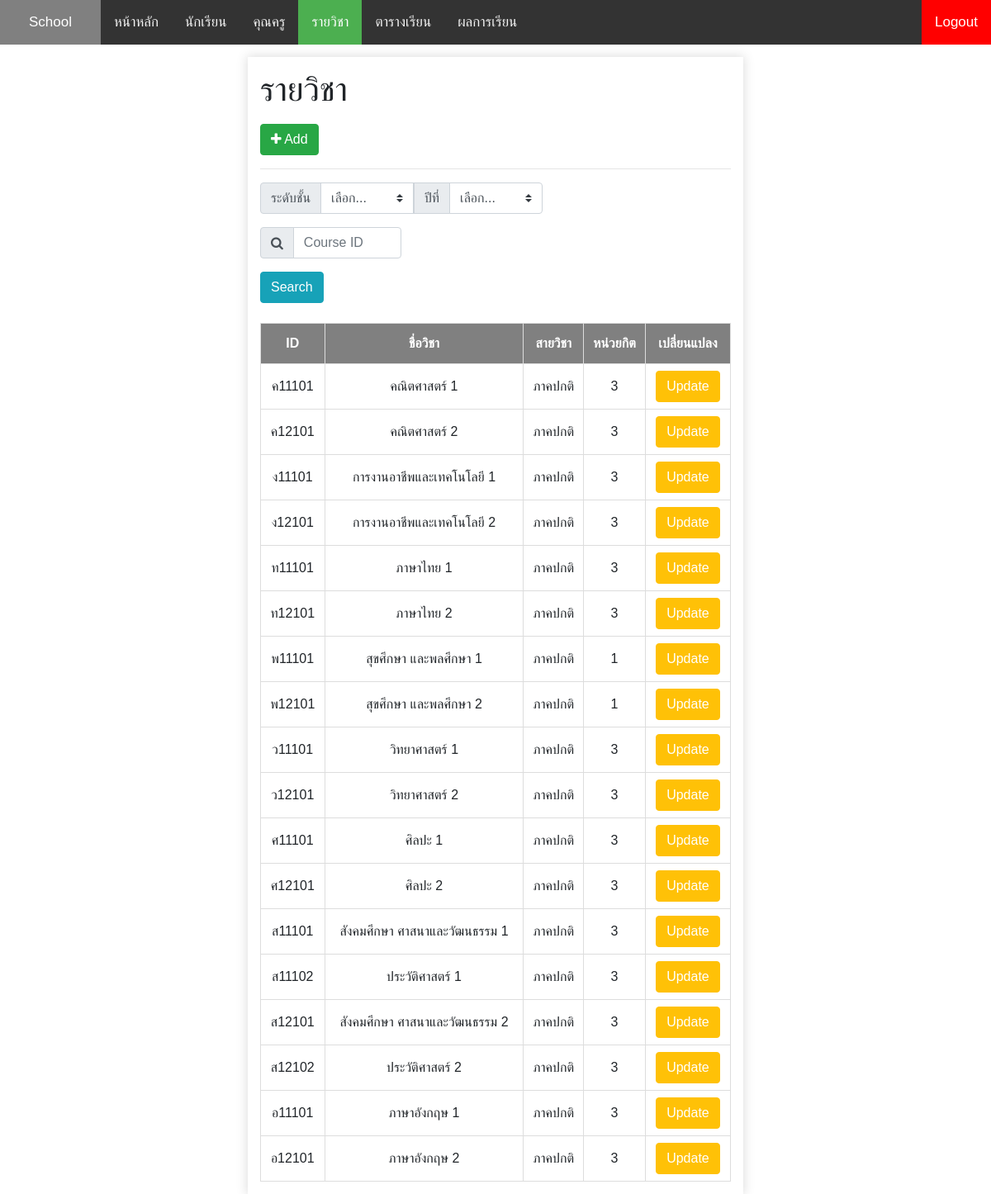
The page /course.php on the database its author committed.
### tables this page shows
CREATE TABLE `course` (
  `courseid` char(6) NOT NULL,
  `grade` char(1) DEFAULT NULL,
  `program` text,
  `coursename` text,
  `credit` int NOT NULL,
  `teacherid` varchar(5) DEFAULT NULL
);

### course.php (the view, shortened to what this page needs)
<!DOCTYPE html>
<html lang="th">
<head>
  <link rel="stylesheet" href="https://stackpath.bootstrapcdn.com/bootstrap/4.3.1/css/bootstrap.min.css">
  <link rel="stylesheet" href="https://cdnjs.cloudflare.com/ajax/libs/font-awesome/4.7.0/css/font-awesome.min.css">
  </head>
  <body>
    <div class="topnav">
      <a style="color: white; float: left; text-align: center; padding: 14px 35px; text-decoration: none; font-size: 17px; background-color: gray;">School</a>
      <a id="menu" href="project/main.php">หน้าหลัก</a>
      <a id="menu" href="project/student.php">นักเรียน</a>
      <a id="menu" href="project/teacher.php">คุณครู</a>
      <a id="menu" class="active" href="project/course.php">รายวิชา</a>
      <a id="menu" href="project/class_schedule.php">ตารางเรียน</a>
      <a id="menu" href="project/grade.php">ผลการเรียน</a>
      <div class="logout" style="float: right">
        <a id="menu-logout">Logout</a>
      </div>
    </div>
    <div id="page-container" style="margin-top: 15px;">
      <h1>รายวิชา</h1>
      <a class="btn btn-success" style="margin-top: 10px;" href="project/course_add.php"><i class="fa fa-plus"></i> Add</a>
      <hr>
      <form action="project/student.php" method="get">
        <div class="input-group mb-3" style="width: 60%">
            <div class="input-group-prepend">
              <label class="input-group-text" for="inputGroupSelect01">ระดับชั้น</label>
            </div>
            <select class="custom-select" id="inputGroupSelect01" onchange="insert_course()">
              <option selected>เลือก...</option>
            </select>
            <div class="input-group-prepend">
              <label class="input-group-text" for="inputGroupSelect02">ปีที่</label>
            </div>
            <select class="custom-select" id="inputGroupSelect02" onchange="insert_course()">
              <option selected>เลือก...</option>
            </select>
          </div>
          <div class="input-group mb-3" style="width: 30%">
            <div class="input-group-prepend">
              <label class="input-group-text" for="search_course"><i class="fa fa-search"></i></label>
            </div>
            <input type="text" class="form-control" id="search_course" placeholder="Course ID" name="search_course">
          </div>
          <?php
            $serverName = "localhost";
            $userName = "root";
            $userPassword = "";
            $dbName = "school";
            $objCon = new mysqli($serverName,$userName,$userPassword,$dbName);
            if (isset($_GET["searchID"]) != '') {
              $sql = "SELECT * FROM course WHERE courseid=".$_GET["searchID"]."";
              echo '<a id="clear_course" class="btn btn-danger" style="color: white; cursor: pointer;" onclick="clear_course()" name="clear_course">Clear</a>
              <a id="search_course" class="btn btn-info" style="color: white; cursor: pointer;" onclick="search_course()" name="search_course">Search</a>
        </form>
        <br>
        <p><b>ผลการค้นหา: รหัสวิชา '.$_GET["searchID"].'</b></p>';
            } else {
              if (isset($_GET["DegNo"]) == '' && isset($_GET["GradeNo"]) == '') {
                $sql = "SELECT * FROM course ORDER BY courseid";
                echo '<a id="search_course" class="btn btn-info" style="color: white; cursor: pointer;" onclick="search_course()" name="search_course">Search</a>
        </form>
        <br>';
              }
            }
            $qry = mysqli_query($objCon, $sql);
            $nrows = mysqli_num_rows($qry);
            if ($nrows > 0) {
              echo ' <table id="course">
                      <tr>
                        <th>ID</th>
                        <th>ชื่อวิชา</th>
                        <th>สายวิชา</th>
                        <th>หน่วยกิต</th>
                        <th>เปลี่ยนแปลง</th>
                      </tr>'
                ?>
                <?php
                while ($rows = mysqli_fetch_array($qry)) {
                  $id = $rows['courseid'];
                  $name = $rows['coursename'];
                  $program = $rows['program'];
                  $credit = $rows['credit'];?>
                  <tr>
                    <td align="center"><?php echo $id; ?></td>
                    <td align="center"><?php echo $name; ?></td>
                    <td align="center"><?php echo $program; ?></td>
                    <td align="center"><?php echo $credit; ?></td>
                    <td align="center">
                      <a class="btn btn-warning" href="project/course_update.php?courseID=<?php echo "'".$id."'" ?>" style="color: white;">Update</a>
                    </td>
                  </tr>
                  <?php
                };
              } else {
                echo "<h1 style='color: red;'>Course Not found in database</h1>";
              }
          ?>
    </div>
  </body>
</html>

### course.php (style rules this page uses)
body { margin: 0; font-family: Arial, Helvetica, sans-serif; }
.topnav { overflow: hidden; background-color: #333; }
.topnav a#menu { float: left; color: #f2f2f2; text-align: center; padding: 14px 16px; text-decoration: none; font-size: 17px; }
.topnav a#menu.active { background-color: #4CAF50; color: white; }
.topnav .logout { float: right; }
.topnav a#menu-logout { float: left; color: #f2f2f2; text-align: center; padding: 14px 16px; text-decoration: none; font-size: 17px; }
.topnav a#menu-logout { background-color: red; color: white; }
#page-container { margin: auto; padding: 15px; min-height: 0; width: 50%; -webkit-box-shadow: 0px 0px 12px 1px rgba(87, 87, 87, 0.2); box-shadow: 0px 0px 12px 1px rgba(87, 87, 87, 0.2); }
table { width: 100%; }
#course td, #course th { border: 1px solid #ddd; padding: 8px; }
#course th { padding-top: 12px; padding-bottom: 12px; text-align: center; background-color: gray; color: white; }

### rows shown on the page
course: courseid "ค11101", coursename "คณิตศาสตร์ 1", program "ภาคปกติ", credit "3"
course: courseid "ค12101", coursename "คณิตศาสตร์ 2", program "ภาคปกติ", credit "3"
course: courseid "ง11101", coursename "การงานอาชีพและเทคโนโลยี 1", program "ภาคปกติ", credit "3"
course: courseid "ง12101", coursename "การงานอาชีพและเทคโนโลยี 2", program "ภาคปกติ", credit "3"
course: courseid "ท11101", coursename "ภาษาไทย 1", program "ภาคปกติ", credit "3"
course: courseid "ท12101", coursename "ภาษาไทย 2", program "ภาคปกติ", credit "3"
course: courseid "พ11101", coursename "สุขศึกษา และพลศึกษา 1", program "ภาคปกติ", credit "1"
course: courseid "พ12101", coursename "สุขศึกษา และพลศึกษา 2", program "ภาคปกติ", credit "1"
course: courseid "ว11101", coursename "วิทยาศาสตร์ 1", program "ภาคปกติ", credit "3"
course: courseid "ว12101", coursename "วิทยาศาสตร์ 2", program "ภาคปกติ", credit "3"
course: courseid "ศ11101", coursename "ศิลปะ 1", program "ภาคปกติ", credit "3"
course: courseid "ศ12101", coursename "ศิลปะ 2", program "ภาคปกติ", credit "3"
course: courseid "ส11101", coursename "สังคมศึกษา ศาสนาและวัฒนธรรม 1", program "ภาคปกติ", credit "3"
course: courseid "ส11102", coursename "ประวัติศาสตร์ 1", program "ภาคปกติ", credit "3"
course: courseid "ส12101", coursename "สังคมศึกษา ศาสนาและวัฒนธรรม 2", program "ภาคปกติ", credit "3"
course: courseid "ส12102", coursename "ประวัติศาสตร์ 2", program "ภาคปกติ", credit "3"
course: courseid "อ11101", coursename "ภาษาอังกฤษ 1", program "ภาคปกติ", credit "3"
course: courseid "อ12101", coursename "ภาษาอังกฤษ 2", program "ภาคปกติ", credit "3"
